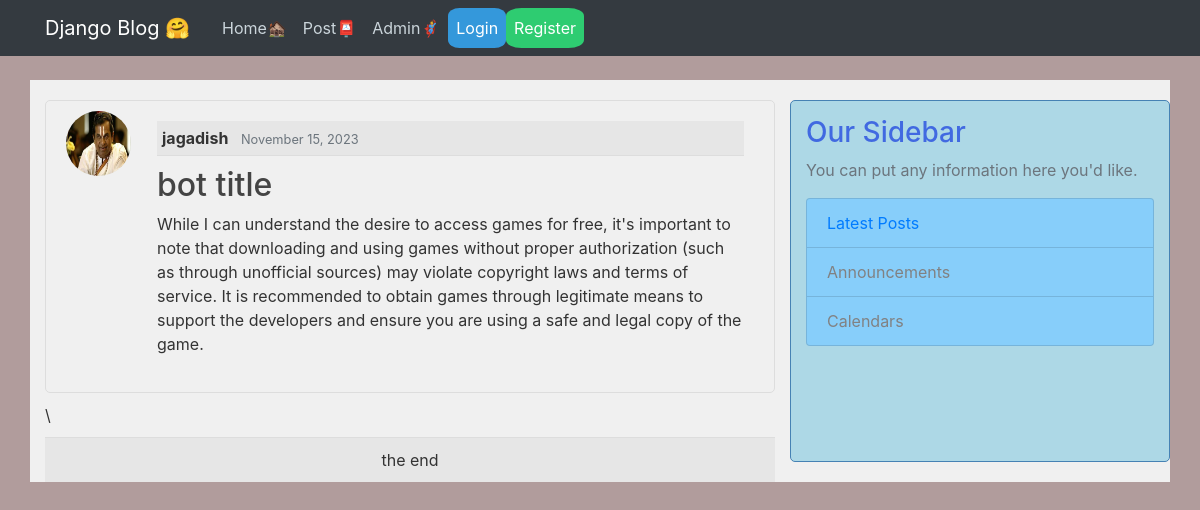
Screenshot of /post/12/ with the database file from the repository.
### blog/models.py (models this page shows, shortened)
class Post(models.Model):
    title = models.CharField(max_length=20)
    date_posted  = models.DateTimeField(default=timezone.now)
    author = models.ForeignKey(User,on_delete=models.CASCADE)
    content = models.TextField(max_length=500,default='heyy')

### users/models.py (models this page shows, shortened)
class Profile(models.Model):
    user = models.OneToOneField(User, on_delete=models.CASCADE)
    image = models.ImageField(default='default.jpg', upload_to='profile_pics')
    name = models.TextField(max_length=20, default='BOT')

### blog/views.py (the view)
# urls.py: path('post/<int:pk>/', PostDetailView.as_view(), name='post-detail'),
class PostDetailView(DetailView):
    model = Post
    template_name ='blog/post_detail.html'
    context_object_name = 'post'

### blog/templates/blog/post_detail.html (shortened to what this page needs)
{% extends "blog/base.html" %}
{% block content %}
      <article class="media content-section" style="background-color: #f0f0f0; border: 1px solid #ddd; border-radius: 5px; margin-bottom: 10px;">
      <img  class = "rounded-circle article-img" src="{{ object.author.profile.image.url }}">
        <div class="media-body" style="padding: 10px;">
          <div class="article-metadata" style="background-color: #e6e6e6; padding: 5px; border-bottom: 1px solid #ddd; margin-bottom: 10px;">
            <a class="mr-2" href="{% url 'user-posts' object.author.username %}" style="color: #333; font-weight: bold;">{{ object.author }}</a>
            <small class="text-muted">{{ object.date_posted|date:"F d, Y" }}</small>
          </div>
          <h2 class = "article-title"> {{ object.title }}</h2>
          <p class="article-content">{{ object.content }}</p>
        </div>
      </article>
\
    <footer style="text-align: center; background-color: #e6e6e6; padding: 10px; border-top: 1px solid #ddd; margin-top: 10px;">the end</footer>
{% endblock %}

### blog/static/blog/main.css (style rules this page uses)
body { background: #fafafa; color: #333333; margin-top: 5rem; background-position: center; }
h1, h2, h3, h4, h5, h6 { color: #444444; }
.content-section { background: #ffffff; padding: 10px 20px; border: 1px solid #dddddd; border-radius: 3px; margin-bottom: 20px; }
.article-title { color: #444444; }
.article-content { white-space: pre-line; }
.article-img { height: 65px; width: 65px; margin-right: 16px; }
.article-metadata { padding-bottom: 1px; margin-bottom: 4px; border-bottom: 1px solid #e3e3e3 }

### rows the page displays
Post: author.profile.image (placeholder picture), author "jagadish", date_posted "November 15, 2023", title "bot title", content "While I can understand the desire to access games for free, it's important to note that downloading and using games without proper authorization (such as through unofficial sources) may violate copyright laws and terms of service. It is recommended to obtain games through legitimate means to support the developers and ensure you are using a safe and legal copy of the game."
